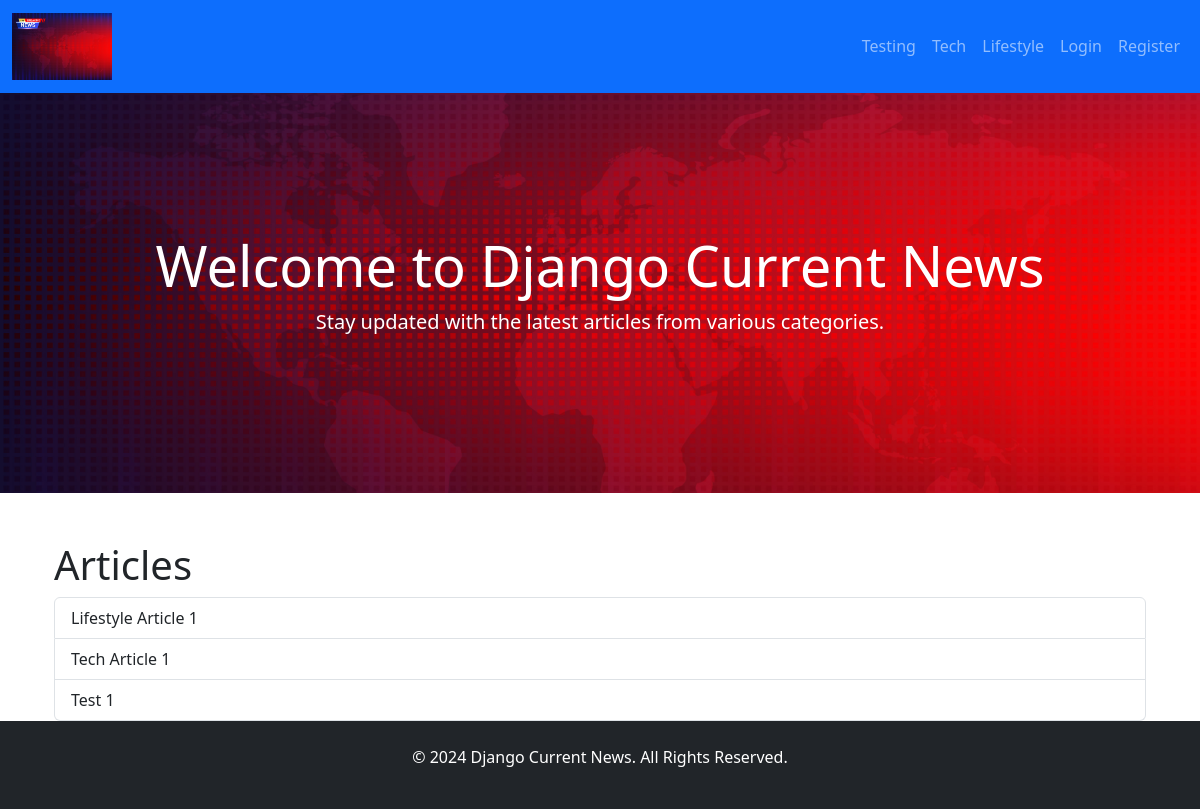
/, run on an earlier commit of the app's database.
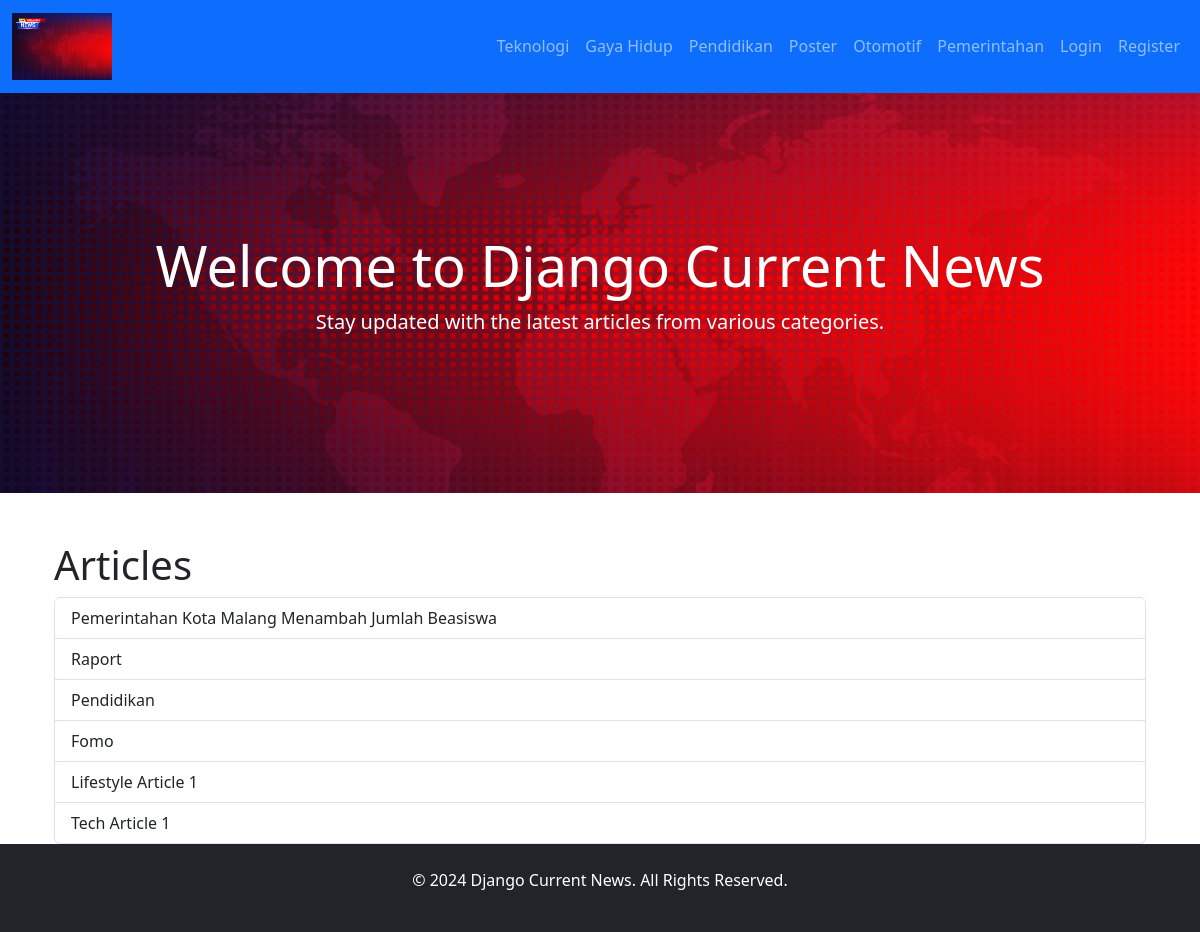
And on a later commit of the database.
### articles/models.py (models this page shows, shortened)
class Category(models.Model):
    name = models.CharField(max_length=100, unique=True)
    class Meta:
        verbose_name = "Category"
        verbose_name_plural = "Categories"

class Article(models.Model):
    title = models.CharField(max_length=200)
    slug = models.SlugField(unique=True, blank=True)  # Field slug ditambahkan
    content = models.TextField()
    created_at = models.DateTimeField(auto_now_add=True)
    updated_at = models.DateTimeField(auto_now=True)
    author = models.ForeignKey(User, on_delete=models.CASCADE)
    category = models.ForeignKey(Category, on_delete=models.CASCADE, related_name='articles')
    class Meta:
        verbose_name = "Article"
        verbose_name_plural = "Articles"
        ordering = ['-created_at']  # Urutkan artikel berdasarkan waktu pembuatan (terbaru di atas)

### articles/views.py (the view)
# urls.py: path('', views.ArticleListView.as_view(), name='home'),
class ArticleListView(ListView):
    model = Article
    template_name = 'article_list.html'
    context_object_name = 'articles'
    paginate_by = 10  # Adding pagination
    def get_context_data(self, **kwargs):
        context = super().get_context_data(**kwargs)
        context['categories'] = Category.objects.all()  # Adding categories to the context
        return context

### articles/templates/articles/article_list.html
{% extends 'base.html' %}
{% block content %}
  <div class="container mt-4">
    <h1>Articles</h1>
    <div class="list-group">
      {% for article in articles %}
        <a href="{% url 'article_detail' article.pk %}" class="list-group-item list-group-item-action">
          {{ article.title }}
        </a>
      {% endfor %}
    </div>
  </div>
{% endblock %}

### templates/base.html (shortened to what this page needs)
<!DOCTYPE html>
<html lang="en">
<head>
    {% load static %}
    <link href="https://cdn.jsdelivr.net/npm/bootstrap@5.3.0-alpha1/dist/css/bootstrap.min.css" rel="stylesheet">
    <link href="{% static 'css/styles.css' %}" rel="stylesheet">
</head>
<body>
    <nav class="navbar navbar-expand-lg navbar-dark bg-primary">
        <div class="container-fluid">
            <a class="navbar-brand" href="{% url 'home' %}">
                <img src="{% static 'images/logo.jpg' %}" alt="Logo" style="width: 100px;">
            </a>
            <div class="collapse navbar-collapse" id="navbarNav">
                <ul class="navbar-nav ms-auto">
                    {% for category in categories %}
                        <li class="nav-item">
                            <a class="nav-link" href="{% url 'article_list_by_category' pk=category.id %}">{{ category.name }}</a>
                        </li>
                    {% endfor %}
                    {% if user.is_authenticated %}
                        <li class="nav-item">
                            <a class="nav-link" href="{% url 'logout' %}">Logout</a>
                        </li>
                    {% else %}
                        <li class="nav-item">
                            <a class="nav-link" href="{% url 'login' %}">Login</a>
                        </li>
                        <li class="nav-item">
                            <a class="nav-link" href="{% url 'register' %}">Register</a>
                        </li>
                    {% endif %}
                </ul>
            </div>
        </div>
    </nav>
    <div class="hero-section bg-secondary text-white text-center py-5" style="background-image: url('{% static 'images/hero.jpg' %}'); background-size: cover; background-position: center;">
        <div class="container">
            <h1 class="display-4">Welcome to Django Current News</h1>
            <p class="lead">Stay updated with the latest articles from various categories.</p>
        </div>
    </div>
    <div class="container mt-5">
        {% block content %}
        {% endblock %}
    </div>
    <footer class="bg-dark text-white text-center py-4">
        <div class="container">
            <p>&copy; 2024 Django Current News. All Rights Reserved.</p>
        </div>
    </footer>
</body>
</html>

### static/styles.css (style rules this page uses)
.hero-section { height: 400px; background-size: cover; background-position: center; color: white; display: flex; justify-content: center; align-items: center; }

What changed in the data, as far as the page shows it:
removed Category: name "Testing"
removed Article: title "Test 1"
changed Category: name "Tech" → "Teknologi"
changed Category: name "Lifestyle" → "Gaya Hidup"
added Category: name "Pendidikan"
added Category: name "Poster"
added Category: name "Otomotif"
added Category: name "Pemerintahan"
added Article: title "Pemerintahan Kota Malang Menambah Jumlah Beasiswa"
added Article: title "Raport"
added Article: title "Pendidikan"
added Article: title "Fomo"
